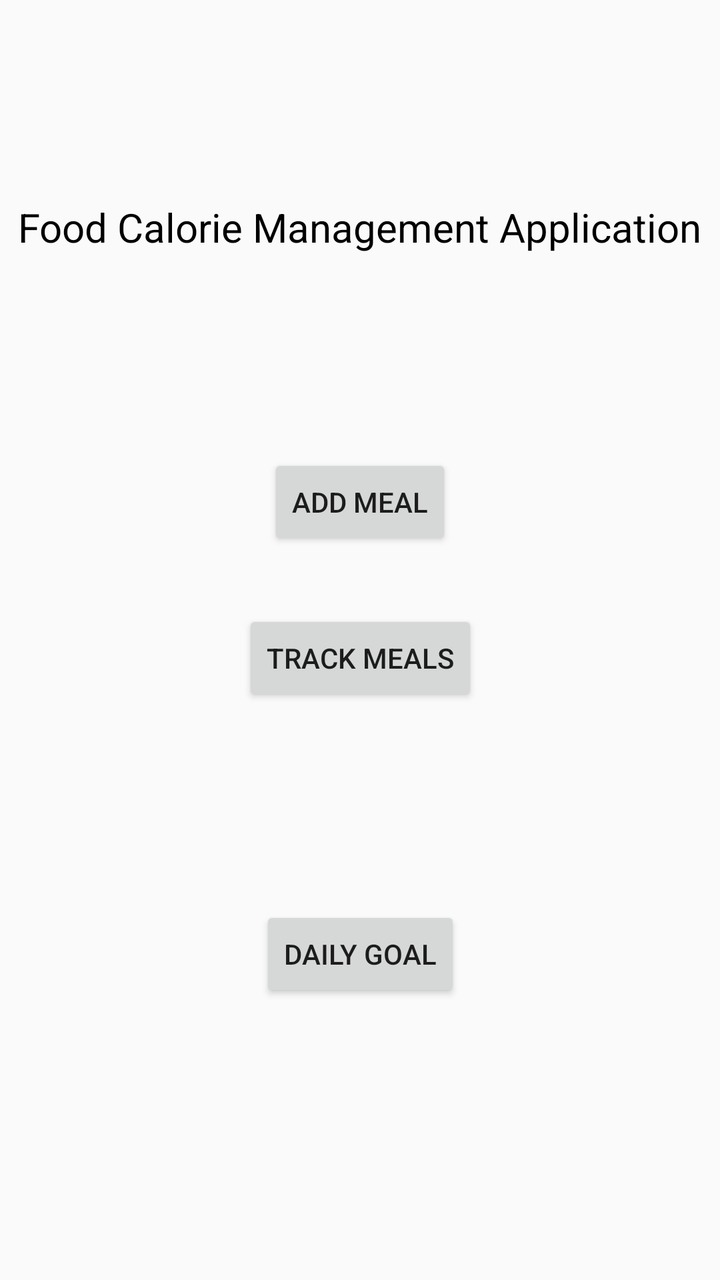
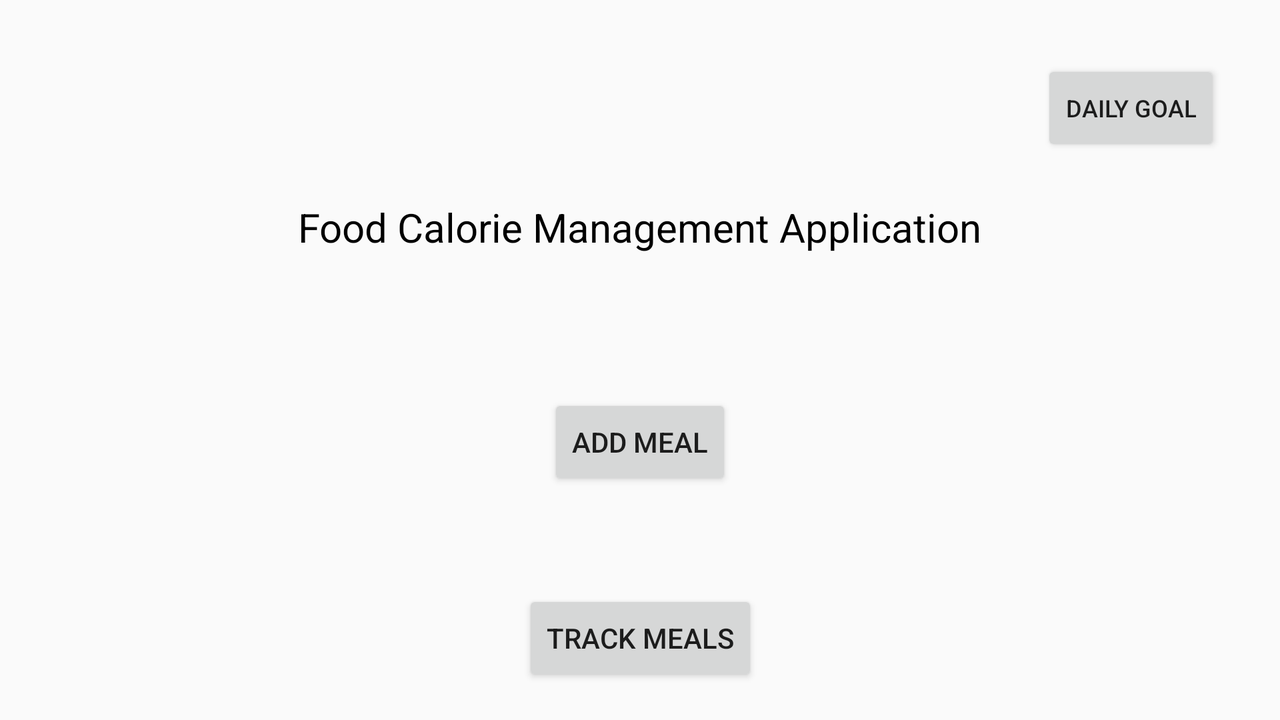

Compare how this app lays out the same screen by default and in its alternative resource folder. The renders come first, then the two layout files and the values they reference.
<!-- AndroidManifest.xml: application theme Theme.MAD_Assignment_2 -->
<!-- res/layout/activity_menu.xml -->
<?xml version="1.0" encoding="utf-8"?>
<androidx.constraintlayout.widget.ConstraintLayout xmlns:android="http://schemas.android.com/apk/res/android"
    xmlns:app="http://schemas.android.com/apk/res-auto"
    xmlns:tools="http://schemas.android.com/tools"
    android:id="@+id/main"
    android:layout_width="match_parent"
    android:layout_height="match_parent"
    tools:context=".Menu">

    <Button
        android:id="@+id/addMeal"
        android:layout_width="wrap_content"
        android:layout_height="wrap_content"
        android:layout_marginTop="100dp"
        android:text="Add Meal"
        app:layout_constraintEnd_toEndOf="parent"
        app:layout_constraintStart_toStartOf="parent"
        app:layout_constraintTop_toBottomOf="@+id/textView" />

    <Button
        android:id="@+id/showMeal"
        android:layout_width="wrap_content"
        android:layout_height="wrap_content"
        android:layout_marginTop="30dp"
        android:text="Track Meals"
        app:layout_constraintEnd_toEndOf="parent"
        app:layout_constraintStart_toStartOf="parent"
        app:layout_constraintTop_toBottomOf="@+id/addMeal" />

    <TextView
        android:id="@+id/textView"
        android:layout_width="wrap_content"
        android:layout_height="wrap_content"
        android:layout_marginTop="100dp"
        android:text="Food Calorie Management Application"
        android:textSize="20dp"
        android:textColor="@color/black"
        app:layout_constraintEnd_toEndOf="parent"
        app:layout_constraintStart_toStartOf="parent"
        app:layout_constraintTop_toTopOf="parent" />

    <Button
        android:id="@+id/dailyGoal"
        android:layout_width="wrap_content"
        android:layout_height="wrap_content"
        android:layout_marginTop="100dp"
        android:text="Daily Goal"
        app:layout_constraintEnd_toEndOf="parent"
        app:layout_constraintStart_toStartOf="parent"
        app:layout_constraintTop_toBottomOf="@+id/showMeal" />
</androidx.constraintlayout.widget.ConstraintLayout>
<!-- resources referenced by this layout -->
<resources>
  <style name="Theme.MAD_Assignment_2" parent="Base.Theme.MAD_Assignment_2" />
  <style name="Base.Theme.MAD_Assignment_2" parent="Theme.AppCompat.Light.NoActionBar">
          
          
      </style>
</resources>
<!-- res/layout-land/activity_menu.xml (the author's variant of the layout above) -->
<!-- drawn on the phone turned sideways -->
<?xml version="1.0" encoding="utf-8"?>
<androidx.constraintlayout.widget.ConstraintLayout xmlns:android="http://schemas.android.com/apk/res/android"
    xmlns:app="http://schemas.android.com/apk/res-auto"
    xmlns:tools="http://schemas.android.com/tools"
    android:id="@+id/main"
    android:layout_width="match_parent"
    android:layout_height="match_parent"
    tools:context=".Menu">

    <Button
        android:id="@+id/addMeal"
        android:layout_width="wrap_content"
        android:layout_height="wrap_content"
        android:layout_marginTop="70dp"
        android:text="Add Meal"
        app:layout_constraintEnd_toEndOf="parent"
        app:layout_constraintStart_toStartOf="parent"
        app:layout_constraintTop_toBottomOf="@+id/textView" />

    <Button
        android:id="@+id/showMeal"
        android:layout_width="wrap_content"
        android:layout_height="wrap_content"
        android:layout_marginTop="50dp"
        android:text="Track Meals"
        app:layout_constraintEnd_toEndOf="parent"
        app:layout_constraintStart_toStartOf="parent"
        app:layout_constraintTop_toBottomOf="@+id/addMeal" />

    <TextView
        android:id="@+id/textView"
        android:layout_width="wrap_content"
        android:layout_height="wrap_content"
        android:layout_marginTop="100dp"
        android:text="Food Calorie Management Application"
        android:textSize="20dp"
        android:textColor="@color/black"
        app:layout_constraintEnd_toEndOf="parent"
        app:layout_constraintStart_toStartOf="parent"
        app:layout_constraintTop_toTopOf="parent" />

    <Button
        android:id="@+id/dailyGoal"
        android:layout_width="wrap_content"
        android:layout_height="wrap_content"
        android:layout_marginTop="30dp"
        android:layout_marginEnd="30dp"
        android:text="Daily Goal"
        android:textSize="12dp"
        app:layout_constraintEnd_toEndOf="parent"
        app:layout_constraintTop_toTopOf="parent" />
</androidx.constraintlayout.widget.ConstraintLayout>
